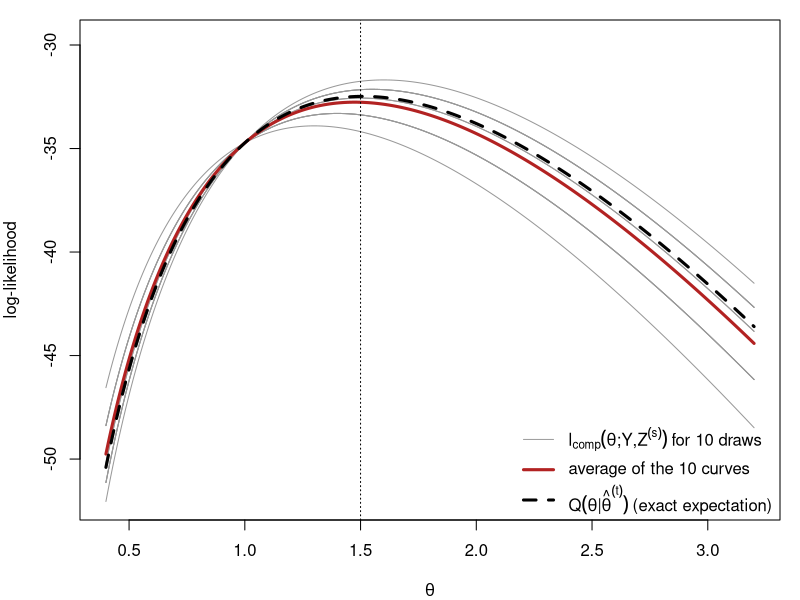
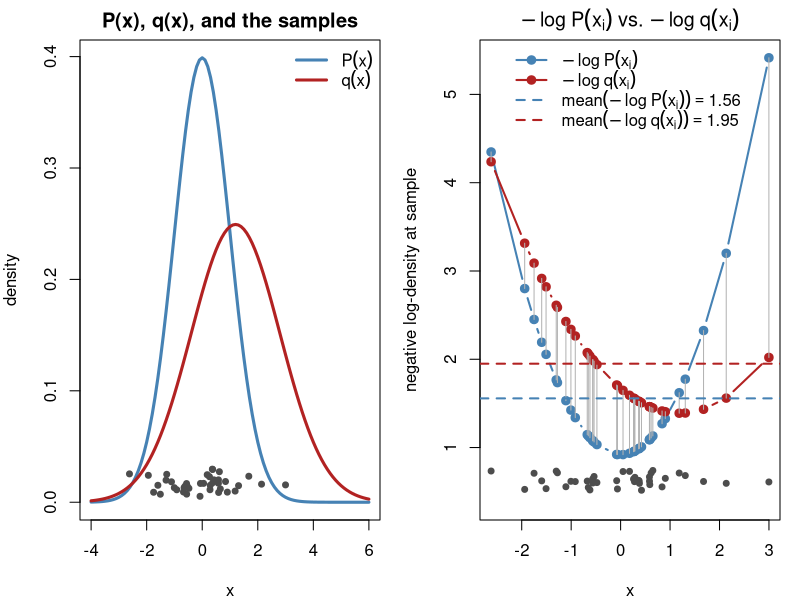
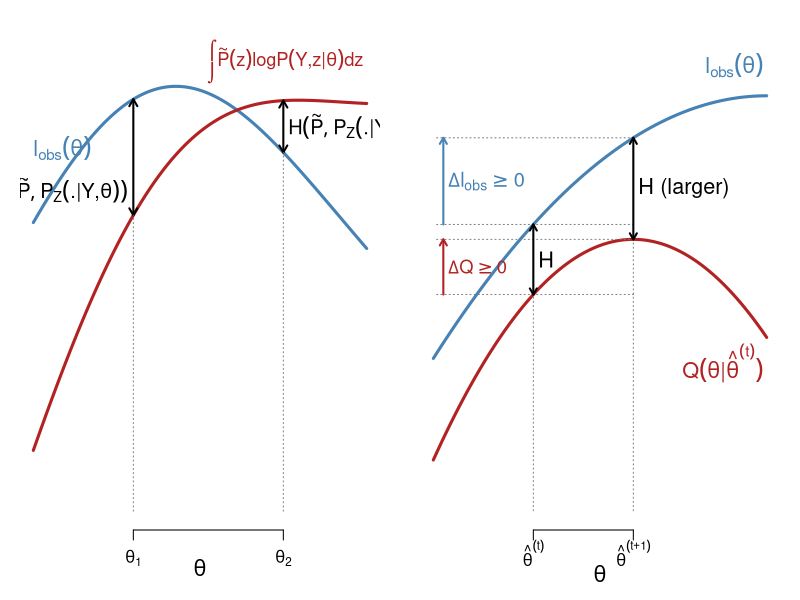
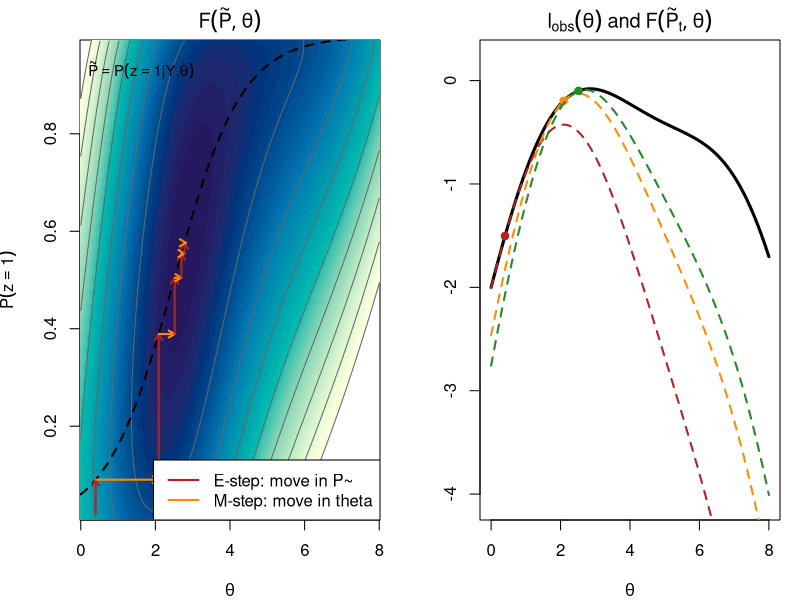
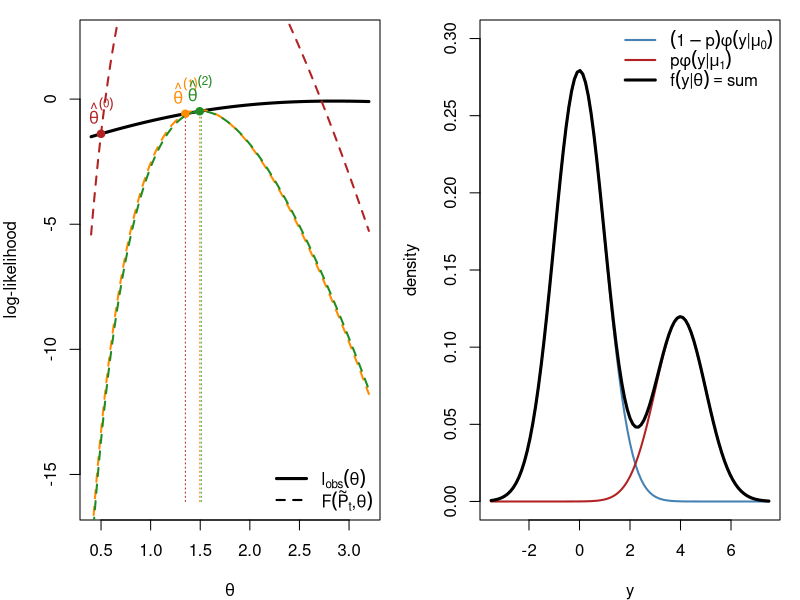
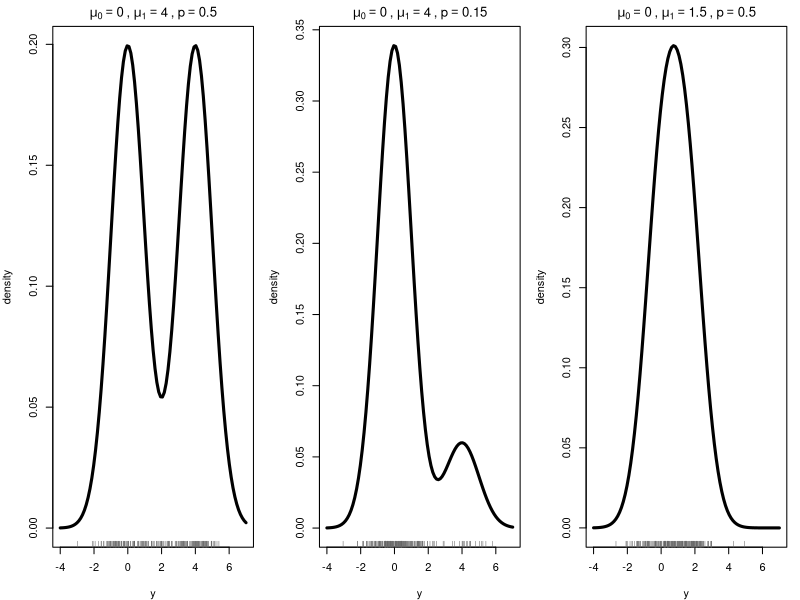
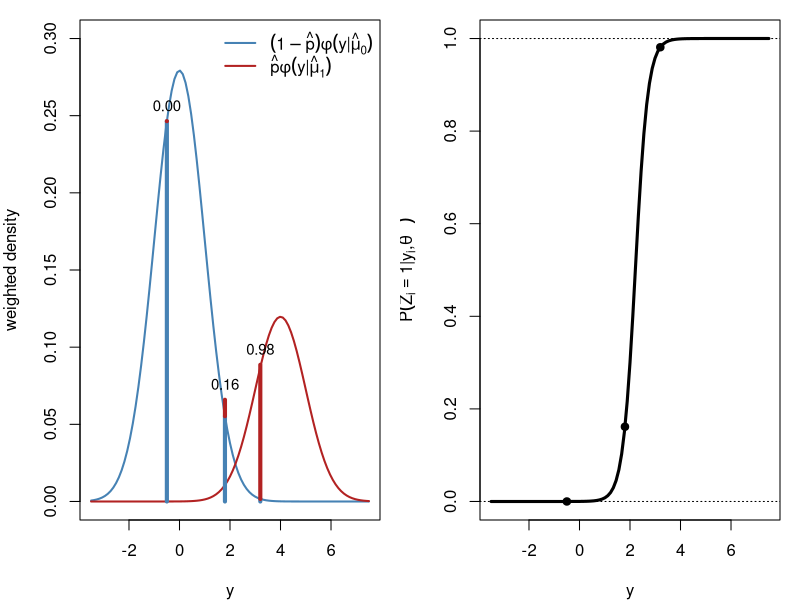
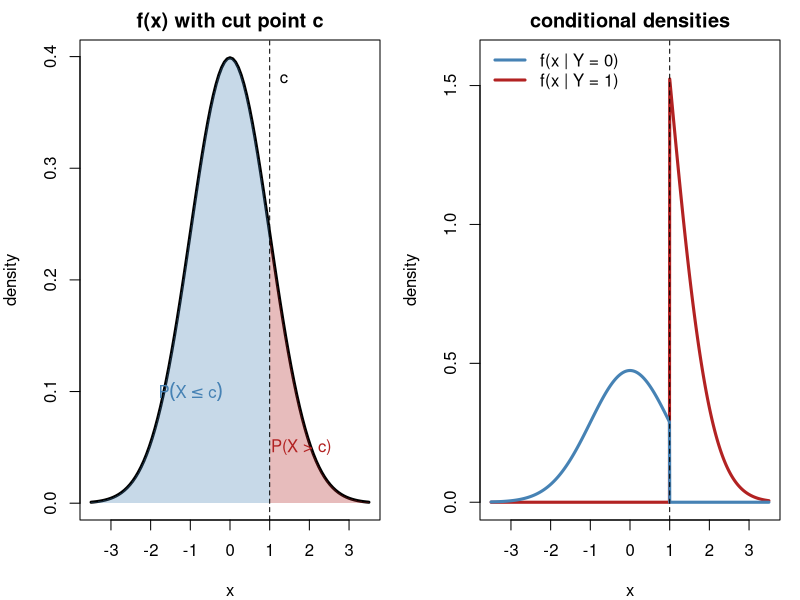

The R source for these figures, in order:
## ---- chunk 1
#| include: false
set.seed(812)
knitr::opts_chunk$set(echo = FALSE, fig.align = "center")
# censored Poisson example used in several figures (Section 3):
# m exact observations, ncen observations known only to satisfy y < 2
yobs <- c(3, 2, 4, 1, 3, 2, 5, 3); m <- length(yobs); ncen <- 12; n <- m + ncen
lobs <- function(l) sum(dpois(yobs, l, log = TRUE)) + ncen * log(ppois(1, l))
lcomp <- function(l, z) -n * l + log(l) * (sum(yobs) + sum(z)) - sum(lfactorial(yobs))
Qfun  <- function(l, lt) lcomp(l, rep(lt / (1 + lt), ncen))
lam <- seq(0.4, 3.2, length.out = 300)
## ---- chunk 2
#| fig-width: 9
#| fig-height: 5
lt <- 1.5; S <- 10
Z <- replicate(S, rbinom(ncen, 1, lt / (1 + lt)))            # draws of the censored y_i
curves <- sapply(1:S, function(s) sapply(lam, lcomp, z = Z[, s]))
Qexact <- sapply(lam, Qfun, lt = lt)
par(mar = c(4, 4, 1, 1))
matplot(lam, curves, type = "l", lty = 1, lwd = 1, col = "gray60", xlab = expression(theta),
        ylab = "log-likelihood", ylim = range(curves) + c(0, 2))
lines(lam, rowMeans(curves), lwd = 3, col = "firebrick")
lines(lam, Qexact, lwd = 3, col = "black", lty = 2)
abline(v = lt, lty = 3)
legend("bottomright", bty = "n", lwd = c(1, 3, 3), lty = c(1, 1, 2), col = c("gray60", "firebrick", "black"),
       legend = c(expression(l[comp](theta*";"*Y*","*Z^(s)) ~ "for 10 draws"),
                  "average of the 10 curves",
                  expression(Q(theta*"|"*hat(theta)^(t)) ~ "(exact expectation)")))
## ---- chunk 3
#| fig-width: 10
#| fig-height: 4.6
par(mfrow = c(1, 2), mar = c(4, 4, 2, 1))
mu_p <- 0; sd_p <- 1; mu_q <- 1.2; sd_q <- 1.6; nsamp <- 40
x  <- rnorm(nsamp, mu_p, sd_p)                   # samples from P
nlp <- -dnorm(x, mu_p, sd_p, log = TRUE)         # -log P(x_i)
nlq <- -dnorm(x, mu_q, sd_q, log = TRUE)         # -log q(x_i)

curve(dnorm(x, mu_p, sd_p), -4, 6, lwd = 3, col = "steelblue", xlab = "x", ylab = "density",
      main = "P(x), q(x), and the samples")
curve(dnorm(x, mu_q, sd_q), add = TRUE, lwd = 3, col = "firebrick")
points(x, runif(nsamp, 0.005, 0.03), pch = 19, col = "gray30", cex = 0.8)   # jittered observations
legend("topright", bty = "n", lwd = 3, col = c("steelblue", "firebrick"),
       legend = c(expression(P(x)), expression(q(x))))

ord <- order(x)
yr  <- range(c(nlp, nlq)); gap <- diff(yr)
plot(x[ord], nlp[ord], type = "b", pch = 19, col = "steelblue", lwd = 2,
     xlab = "x", ylab = "negative log-density at sample",
     ylim = c(yr[1] - 0.12 * gap, yr[2]),
     main = expression(-log~P(x[i])~vs.~-log~q(x[i])))
lines(x[ord], nlq[ord], type = "b", pch = 19, col = "firebrick", lwd = 2)
segments(x[ord], nlp[ord], x[ord], nlq[ord], col = "gray70")
abline(h = mean(nlp), col = "steelblue", lty = 2, lwd = 2)
abline(h = mean(nlq), col = "firebrick", lty = 2, lwd = 2)
points(x, yr[1] - 0.09 * gap + runif(nsamp, 0, 0.05 * gap), pch = 19, col = "gray30", cex = 0.8)
legend("top", bty = "n", lwd = 2, lty = c(1, 1, 2, 2), pch = c(19, 19, NA, NA),
       col = c("steelblue", "firebrick", "steelblue", "firebrick"),
       legend = c(expression(-log~P(x[i])), expression(-log~q(x[i])),
                  bquote(mean(-log~P(x[i])) == .(round(mean(nlp), 2))),
                  bquote(mean(-log~q(x[i])) == .(round(mean(nlq), 2)))))
## ---- chunk 4
#| fig-width: 9
#| fig-height: 4.4
par(mar = c(3.5, 1, 1, 1))
th <- seq(0, 10, length.out = 300)
lo <- function(t) 3.2 - 0.045 * (t - 5.2)^2 + 0.5 * sin(t / 2.2)   # observed log-likelihood
av <- function(t) lo(t) - (1.4 - 0.45 * (t - 3))                    # an arbitrary average complete log-likelihood
plot(th, lo(th), type = "n", ylim = c(-1.5, 4.2), axes = FALSE, xlab = "", ylab = "")
mtext(expression(theta), side = 1, line = 1.5, cex = 1.3)
lines(th, lo(th), lwd = 3, col = "steelblue")
lines(th, av(th), lwd = 3, col = "firebrick")
text(0, lo(0) + 0.9, expression(l[obs](theta)), col = "steelblue", adj = 0, cex = 1.3)
text(9.9, av(9.9) + 0.5, expression(integral(tilde(P)(z)*log*P(Y*","*z*"|"*theta)*dz)),
     col = "firebrick", adj = 1, cex = 1.1)
for (t0 in c(3, 7.5)) {
    arrows(t0, av(t0), t0, lo(t0), code = 3, length = 0.08, lwd = 2)
    text(if (t0 == 3) t0 - 0.15 else t0 + 0.15, (av(t0) + lo(t0)) / 2 - if (t0 == 3) 0.4 else 0, expression(H(tilde(P), P[Z](.*"|"*Y*","*theta))), adj = if (t0 == 3) 1 else 0, cex = 1.2)
    segments(t0, -1.5, t0, min(av(t0), lo(t0)), lty = 3, col = "gray50")
}
axis(1, at = c(3, 7.5), labels = c(expression(theta[1]), expression(theta[2])), tick = TRUE)
## ---- chunk 5
#| fig-width: 9
#| fig-height: 3.9
par(mar = c(3.5, 1, 0.5, 1))
th <- seq(0, 10, length.out = 300)
t0 <- 3; t1 <- 6                                         # theta^(t), theta^(t+1)
Q  <- function(t) 2.6 - 0.07 * (t - t1)^2                # Q(theta | theta^(t)), maximised at theta^(t+1)
H  <- function(t) 0.8 + 0.04 * (t - t0)^2                # cross-entropy, smallest at theta^(t) (Gibbs)
lo <- function(t) Q(t) + H(t)                            # l_obs
plot(th, lo(th), type = "n", ylim = c(-0.5, 5), axes = FALSE, xlab = "", ylab = "")
mtext(expression(theta), side = 1, line = 1.8, cex = 1.3)
lines(th, lo(th), lwd = 3, col = "steelblue")
lines(th, Q(th),  lwd = 3, col = "firebrick")
text(9.9, lo(9.9) + 0.35, expression(l[obs](theta)), col = "steelblue", adj = 1, cex = 1.3)
text(9.9, Q(9.9) - 0.35, expression(Q(theta*"|"*hat(theta)^(t))), col = "firebrick", adj = 1, cex = 1.3)
segments(c(t0, t1), -0.5, c(t0, t1), c(lo(t0), lo(t1)), lty = 3, col = "gray50")
segments(0.1, c(Q(t0), lo(t0)), t1, c(Q(t0), lo(t0)), lty = 3, col = "gray50")
segments(0.1, c(Q(t1), lo(t1)), t1, c(Q(t1), lo(t1)), lty = 3, col = "gray50")
for (x in c(t0, t1)) arrows(x, Q(x), x, lo(x), code = 3, length = 0.07, lwd = 2)
text(t0 + 0.15, (Q(t0) + lo(t0)) / 2, "H", adj = 0, cex = 1.3)
text(t1 + 0.15, (Q(t1) + lo(t1)) / 2, "H (larger)", adj = 0, cex = 1.3)
arrows(0.3, Q(t0), 0.3, Q(t1), length = 0.07, lwd = 2, col = "firebrick")
text(0.45, (Q(t0) + Q(t1)) / 2, expression(Delta*Q >= 0), adj = 0, col = "firebrick", cex = 1.1)
arrows(0.3, lo(t0), 0.3, lo(t1), length = 0.07, lwd = 2, col = "steelblue")
text(0.45, (lo(t0) + lo(t1)) / 2, expression(Delta*l[obs] >= 0), adj = 0, col = "steelblue", cex = 1.2)
axis(1, at = c(t0, t1), labels = c(expression(hat(theta)^(t)), expression(hat(theta)^(t+1))), tick = TRUE)
## ---- chunk 6
#| fig-width: 10
#| fig-height: 4.4
par(mfrow = c(1, 2), mar = c(4, 4, 2, 1))
lobs  <- function(th) -(th - 4)^2 / 8 + 0.3 * sin(th)
qstar <- function(th) plogis(1.1 * (th - 2.5))            # P(z = 1 | Y, theta)
kl    <- function(q, p) q * log(q / p) + (1 - q) * log((1 - q) / (1 - p))
Fq    <- function(q, th) lobs(th) - kl(q, qstar(th))
th <- seq(0, 8, length.out = 200); q <- seq(0.01, 0.99, length.out = 200)
Fm <- outer(q, th, Fq)
top <- max(lobs(th))
image(th, q, t(Fm), col = hcl.colors(60, "YlGnBu", rev = TRUE), zlim = c(top - 4, top),
      xlab = expression(theta), ylab = expression(tilde(P)(z == 1)), main = expression(F(tilde(P), theta)))
contour(th, q, t(Fm), add = TRUE, levels = seq(top - 4, top, 0.5), col = "gray40", drawlabels = FALSE)
lines(th, qstar(th), lty = 2, lwd = 2)
text(0.2, 0.93, expression(tilde(P) == P(z==1*"|"*Y*","*theta)), adj = 0, cex = 0.9)
t_cur <- 0.4; q_cur <- 0.02
for (k in 1:5) {
    qk <- qstar(t_cur)                                    # E-step: vertical move to the ridge
    tn <- optimize(function(x) Fq(qk, x), c(0, 8), maximum = TRUE)$maximum   # M-step: horizontal move
    arrows(t_cur, q_cur, t_cur, qk, length = 0.07, lwd = 2, col = "firebrick")
    arrows(t_cur, qk, tn, qk, length = 0.07, lwd = 2, col = "darkorange")
    t_cur <- tn; q_cur <- qk
}
legend("bottomright", bg = "white", lwd = 2, col = c("firebrick", "darkorange"), legend = c("E-step: move in P~", "M-step: move in theta"))
curve(lobs(x), 0, 8, lwd = 3, xlab = expression(theta), ylab = "", main = expression(l[obs](theta)~and~F(tilde(P)[t], theta)), ylim = c(top - 4, top + 0.3))
t_cur <- 0.4; cols <- c("firebrick", "darkorange", "forestgreen")
for (k in 1:3) {
    qk <- qstar(t_cur)
    lines(th, Fq(qk, th), lwd = 2, lty = 2, col = cols[k])
    points(t_cur, lobs(t_cur), pch = 19, col = cols[k])
    t_cur <- optimize(function(x) Fq(qk, x), c(0, 8), maximum = TRUE)$maximum
}
## ---- chunk 7
#| fig-width: 9
#| fig-height: 5
lo <- sapply(lam, lobs); top <- max(lo)
par(mar = c(4, 4, 1, 1))
plot(lam, lo, type = "l", lwd = 3, xlab = expression(theta), ylab = "log-likelihood",
     ylim = c(top - 16, top + 2.5))
lt <- 0.5; cols <- c("firebrick", "darkorange", "forestgreen")
for (k in 1:3) {
  shift <- lobs(lt) - Qfun(lt, lt)                     # make Q touch l_obs at theta^(t)
  lines(lam, sapply(lam, Qfun, lt = lt) + shift, col = cols[k], lwd = 2, lty = 2)
  points(lt, lobs(lt), pch = 19, col = cols[k])
  lt_new <- (sum(yobs) + ncen * lt / (1 + lt)) / n       # M-step
  segments(lt_new, top - 16, lt_new, lobs(lt_new), col = cols[k], lty = 3)
  text(lt, lobs(lt), bquote(hat(theta)^(.(k - 1))), pos = 3, col = cols[k], xpd = NA)
  lt <- lt_new
}
legend("bottomright", bty = "n", lwd = c(3, 2), lty = c(1, 2),
       legend = c(expression(l[obs](theta)), expression(F(tilde(P)[t]*","*theta))))
## ---- chunk 8
#| fig-width: 9
#| fig-height: 4.6
par(mar = c(4, 4, 1, 1)); mu0 <- 0; mu1 <- 4; p <- 0.3
curve((1 - p) * dnorm(x, mu0), -3.5, 7.5, lwd = 2, col = "steelblue", ylab = "density", xlab = "y",
      ylim = c(0, 0.3))
curve(p * dnorm(x, mu1), add = TRUE, lwd = 2, col = "firebrick")
curve((1 - p) * dnorm(x, mu0) + p * dnorm(x, mu1), add = TRUE, lwd = 3)
legend("topright", bty = "n", lwd = c(2, 2, 3), col = c("steelblue", "firebrick", "black"),
       legend = c(expression((1-p)*phi(y*"|"*mu[0])), expression(p*phi(y*"|"*mu[1])),
                  expression(f(y*"|"*theta) == "sum")))
## ---- chunk 9
#| fig-width: 10
#| fig-height: 4.4
par(mfrow = c(1, 3), mar = c(4, 4, 2, 1))
mix <- function(x, mu0, mu1, p) (1 - p) * dnorm(x, mu0) + p * dnorm(x, mu1)
for (s in list(c(0, 4, 0.5), c(0, 4, 0.15), c(0, 1.5, 0.5))) {
  curve(mix(x, s[1], s[2], s[3]), -4, 7, lwd = 3, xlab = "y", ylab = "density",
        main = bquote(mu[0] == .(s[1]) ~ "," ~ mu[1] == .(s[2]) ~ "," ~ p == .(s[3])))
  y <- ifelse(rbinom(200, 1, s[3]) == 1, rnorm(200, s[2]), rnorm(200, s[1]))
  rug(y, col = "gray40")
}
## ---- chunk 10
#| fig-width: 10
#| fig-height: 4.6
par(mfrow = c(1, 2), mar = c(4, 4, 1, 1)); mu0 <- 0; mu1 <- 4; p <- 0.3
f0 <- function(x) (1 - p) * dnorm(x, mu0); f1 <- function(x) p * dnorm(x, mu1)
curve(f0, -3.5, 7.5, lwd = 2, col = "steelblue", ylab = "weighted density", xlab = "y", ylim = c(0, 0.3))
curve(f1, add = TRUE, lwd = 2, col = "firebrick")
yi <- c(-0.5, 1.8, 3.2)
for (y in yi) { segments(y, 0, y, f0(y), col = "steelblue", lwd = 4)
  segments(y, f0(y), y, f0(y) + f1(y), col = "firebrick", lwd = 4)
  text(y, f0(y) + f1(y), sprintf("%.2f", f1(y) / (f0(y) + f1(y))), pos = 3, cex = 0.9) }
legend("topright", bty = "n", lwd = 2, col = c("steelblue", "firebrick"),
       legend = c(expression((1-hat(p))*phi(y*"|"*hat(mu)[0])), expression(hat(p)*phi(y*"|"*hat(mu)[1]))))
curve(f1(x) / (f0(x) + f1(x)), -3.5, 7.5, lwd = 3, xlab = "y",
      ylab = expression(P(Z[i] == 1*"|"*y[i]*","*hat(theta)^(t))))
abline(h = c(0, 1), lty = 3); points(yi, f1(yi) / (f0(yi) + f1(yi)), pch = 19)
## ---- chunk 11
#| fig-width: 10
#| fig-height: 4.8
par(mfrow = c(1, 2), mar = c(4, 4, 2, 1)); cc <- 1
curve(dnorm, -3.5, 3.5, lwd = 3, xlab = "x", ylab = "density", main = "f(x) with cut point c")
xs <- seq(cc, 3.5, length.out = 100)
polygon(c(xs, rev(xs)), c(dnorm(xs), rep(0, 100)), col = adjustcolor("firebrick", 0.3), border = NA)
xs <- seq(-3.5, cc, length.out = 100)
polygon(c(xs, rev(xs)), c(dnorm(xs), rep(0, 100)), col = adjustcolor("steelblue", 0.3), border = NA)
abline(v = cc, lty = 2); text(cc, 0.38, "c", pos = 4)
text(1.8, 0.05, "P(X > c)", col = "firebrick"); text(-1, 0.1, expression(P(X <= c)), col = "steelblue")
curve(dnorm(x) * (x > cc) / pnorm(cc, lower.tail = FALSE), -3.5, 3.5, lwd = 3, col = "firebrick",
      n = 1001, xlab = "x", ylab = "density", main = "conditional densities", ylim = c(0, 1.6))
curve(dnorm(x) * (x <= cc) / pnorm(cc), add = TRUE, lwd = 3, col = "steelblue", n = 1001)
abline(v = cc, lty = 2)
legend("topleft", bty = "n", lwd = 3, col = c("steelblue", "firebrick"),
       legend = c("f(x | Y = 0)", "f(x | Y = 1)"))
## ---- chunk 12
#| fig-width: 10
#| fig-height: 4.4
par(mfrow = c(1, 2), mar = c(4, 4, 2, 1)); lt <- 1.5; k <- 0:6
barplot(dpois(k, lt), names.arg = k, col = c("firebrick", "firebrick", rep("gray80", 5)),
        xlab = "y", ylab = "probability", main = bquote("Pois(" * lambda^(t) == .(lt) * ")"))
barplot(c(1, lt) / (1 + lt), names.arg = 0:1, col = "firebrick", xlab = "y", ylab = "probability",
        main = expression("truncated to {0, 1}: " * P(y[i]*"|"*x[i] == 1)))
## ---- chunk 13
#| fig-width: 6
#| fig-height: 4.6
par(mar = c(4, 4, 1, 1))
ctr <- rbind(c(0, 0), c(4, 3), c(1, 5))
Sig <- list(diag(2) * 0.8, matrix(c(1, 0.7, 0.7, 1), 2), diag(c(1.2, 0.4)))
cols <- c("steelblue", "firebrick", "forestgreen"); ang <- seq(0, 2 * pi, length.out = 100)
plot(NA, xlim = c(-3, 7), ylim = c(-3, 8), xlab = expression(y[1]), ylab = expression(y[2]))
for (k in 1:3) { R <- chol(Sig[[k]])
  pts <- matrix(rnorm(120), 60) %*% R + rep(ctr[k, ], each = 60)
  points(pts, col = adjustcolor(cols[k], 0.6), pch = 19, cex = 0.8)
  ell <- (cbind(cos(ang), sin(ang)) * 2.1) %*% R + rep(ctr[k, ], each = 100)
  lines(ell, col = cols[k], lwd = 2); points(ctr[k, 1], ctr[k, 2], pch = 4, lwd = 3, col = cols[k]) }
## ---- chunk 14
#| fig-width: 10
#| fig-height: 3.4
par(mar = c(4, 4, 1, 1)); N <- 120; P <- matrix(c(0.95, 0.05, 0.1, 0.9), 2, byrow = TRUE)
h <- integer(N); h[1] <- 1; for (i in 2:N) h[i] <- sample(1:2, 1, prob = P[h[i - 1], ])
y <- rnorm(N, mean = c(0, 3)[h])
plot(y, type = "n", xlab = "i", ylab = expression(y[i]))
r <- rle(h); e <- cumsum(r$lengths); s <- c(1, head(e, -1) + 1)
rect(s - 0.5, par("usr")[3], e + 0.5, par("usr")[4],
     col = adjustcolor(c("steelblue", "firebrick")[r$values], 0.15), border = NA)
lines(y, col = "gray30"); points(y, pch = 19, col = c("steelblue", "firebrick")[h], cex = 0.7)
legend("topright", bty = "n", pch = 19, col = c("steelblue", "firebrick"),
       legend = c(expression(h[i] == 1), expression(h[i] == 2)), horiz = TRUE)
